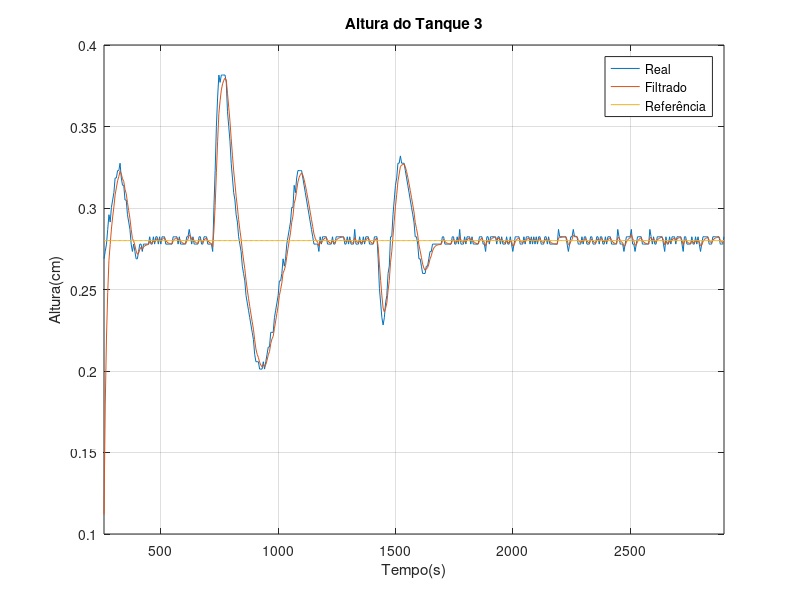
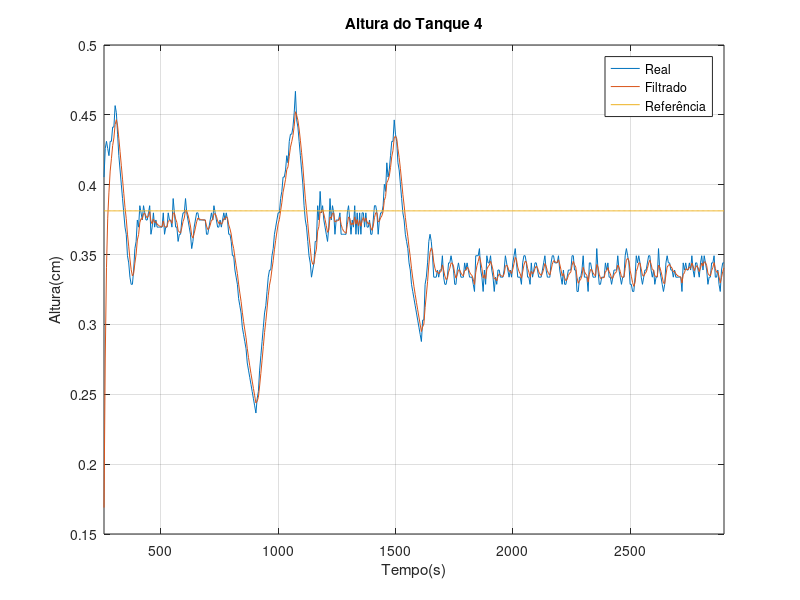
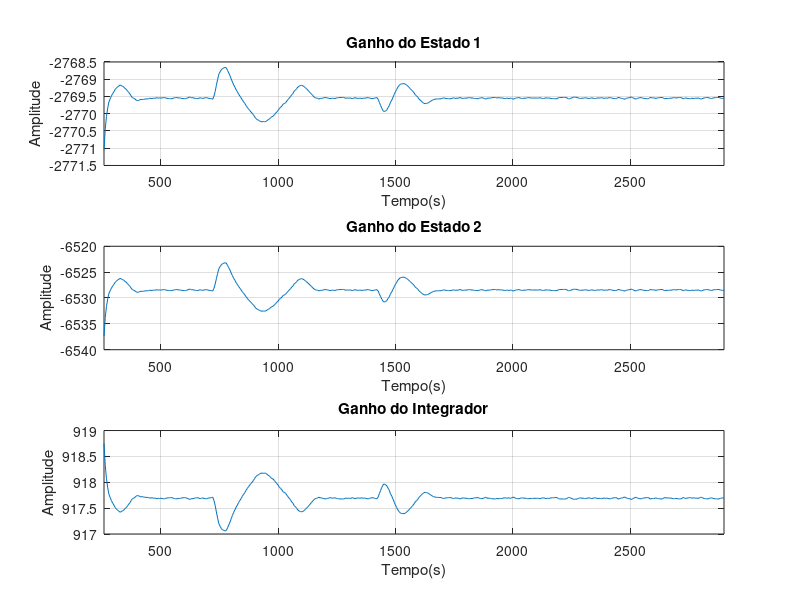
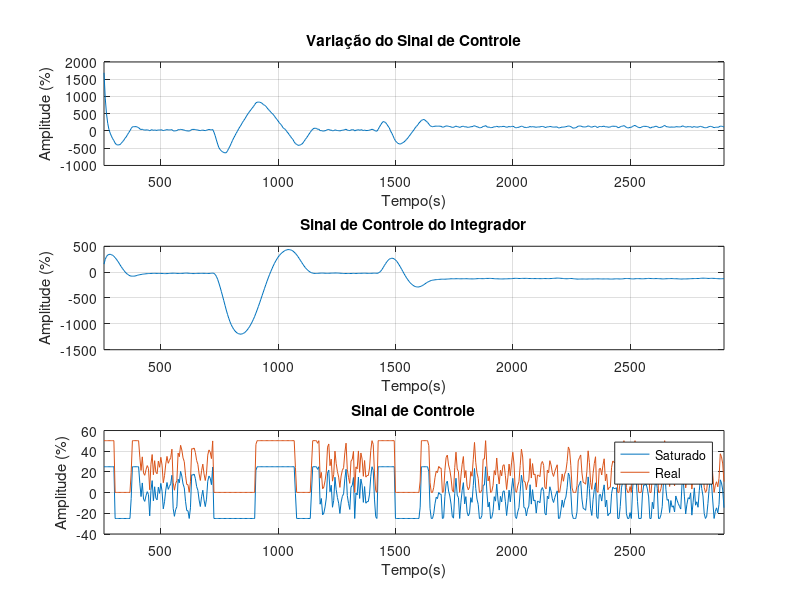

Recreate these plots in MATLAB, in order.
clear
clc
%%
load('larissa_tarsis_LPV_saturacao_perturbacao_degrau_unitario_2.mat')
%%
% Conversão do Sinal de Controle de Operação em Referência
sp_q = uop*16.4 + 357.3;
sp_h3 = ((sp_q - 309.9)/87.07).^2;
sp_h4 = (sp_q - 431.2)/33.51 + sp_h3;
%%
figure
plot(t(50:552),h3*1e-2);
hold on
plot(t(50:552),h3f);
plot(t(50:552),sp_h3*1e-2);
xlabel('Tempo(s)')
ylabel('Altura(cm)')
xlim([257.7 2900])
grid on
title('Altura do Tanque 3')
legend('Real','Filtrado','Referência')
%%
figure
plot(t(50:552),h4*1e-2);
hold on
plot(t(50:552),h4f);
plot(t(50:552),sp_h4*1e-2);
xlabel('Tempo(s)')
ylabel('Altura(cm)')
xlim([257.7 2900])
grid on
title('Altura do Tanque 4')
legend('Real','Filtrado','Referência')
%%
figure
subplot(3,1,1)
plot(t(50:552),K1)
title('Ganho do Estado 1')
ylabel('Amplitude')
xlabel('Tempo(s)')
grid on
xlim([257.7 2900])
subplot(3,1,2)
plot(t(50:552),K2)
title('Ganho do Estado 2')
ylabel('Amplitude')
xlabel('Tempo(s)')
grid on
xlim([257.7 2900])
subplot(3,1,3)
plot(t(50:552),Ka)
title('Ganho do Integrador')
ylabel('Amplitude')
xlabel('Tempo(s)')
grid on
xlim([257.7 2900])
%%
figure
subplot(3,1,1)
plot(t(50:552),du)
title('Variação do Sinal de Controle')
ylabel('Amplitude (%)')
xlabel('Tempo(s)')
grid on
xlim([257.7 2900])
subplot(3,1,2)
plot(t(50:552),u_i)
title('Sinal de Controle do Integrador')
ylabel('Amplitude (%)')
xlabel('Tempo(s)')
grid on
xlim([257.7 2900])
subplot(3,1,3)
plot(t(50:552),u_s)
hold on
plot(t(50:552),u)
title('Sinal de Controle')
ylabel('Amplitude (%)')
xlabel('Tempo(s)')
legend('Saturado','Real')
grid on
xlim([257.7 2900])
%%
figure
plot(t(50:552),erro)
title('Erro')
ylabel('Amplitude (%)')
xlabel('Tempo(s)')
xlim([257.7 2900])
grid on
%%
figure
plot(t(50:552),x_i)
title('Estado do Integrador')
ylabel('Amplitude (%)')
xlabel('Tempo(s)')
xlim([257.7 2900])
grid on